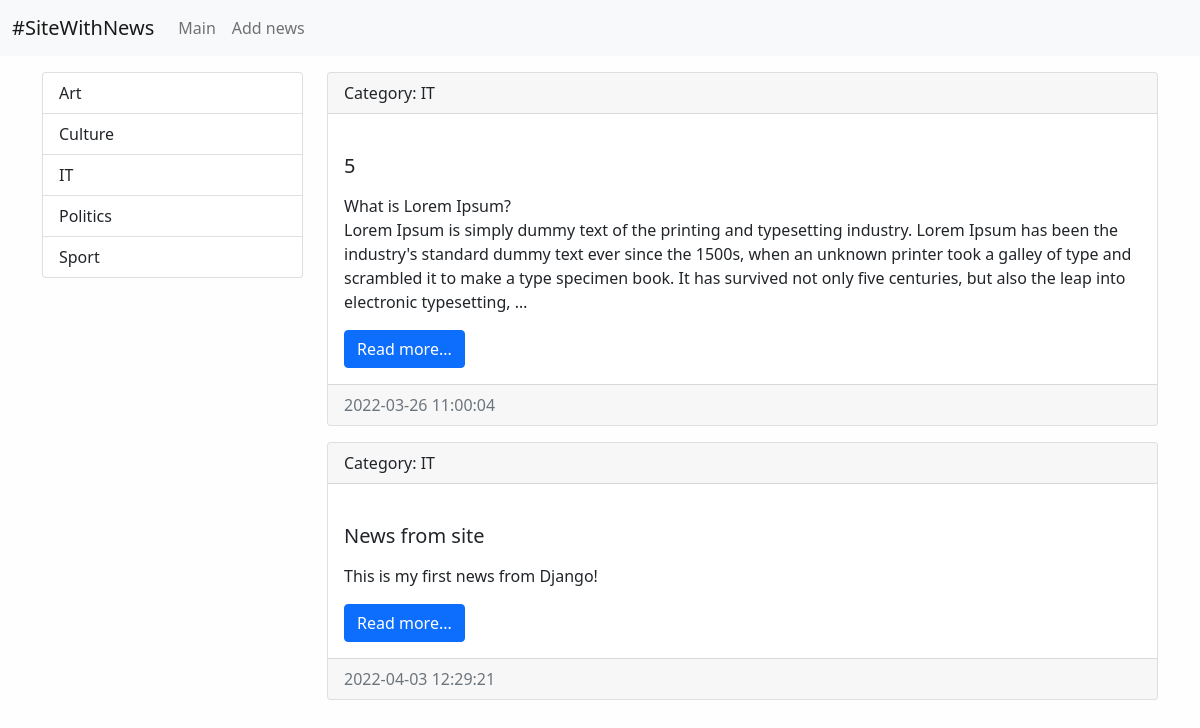
/category/5/, run on an earlier commit of the app's database.
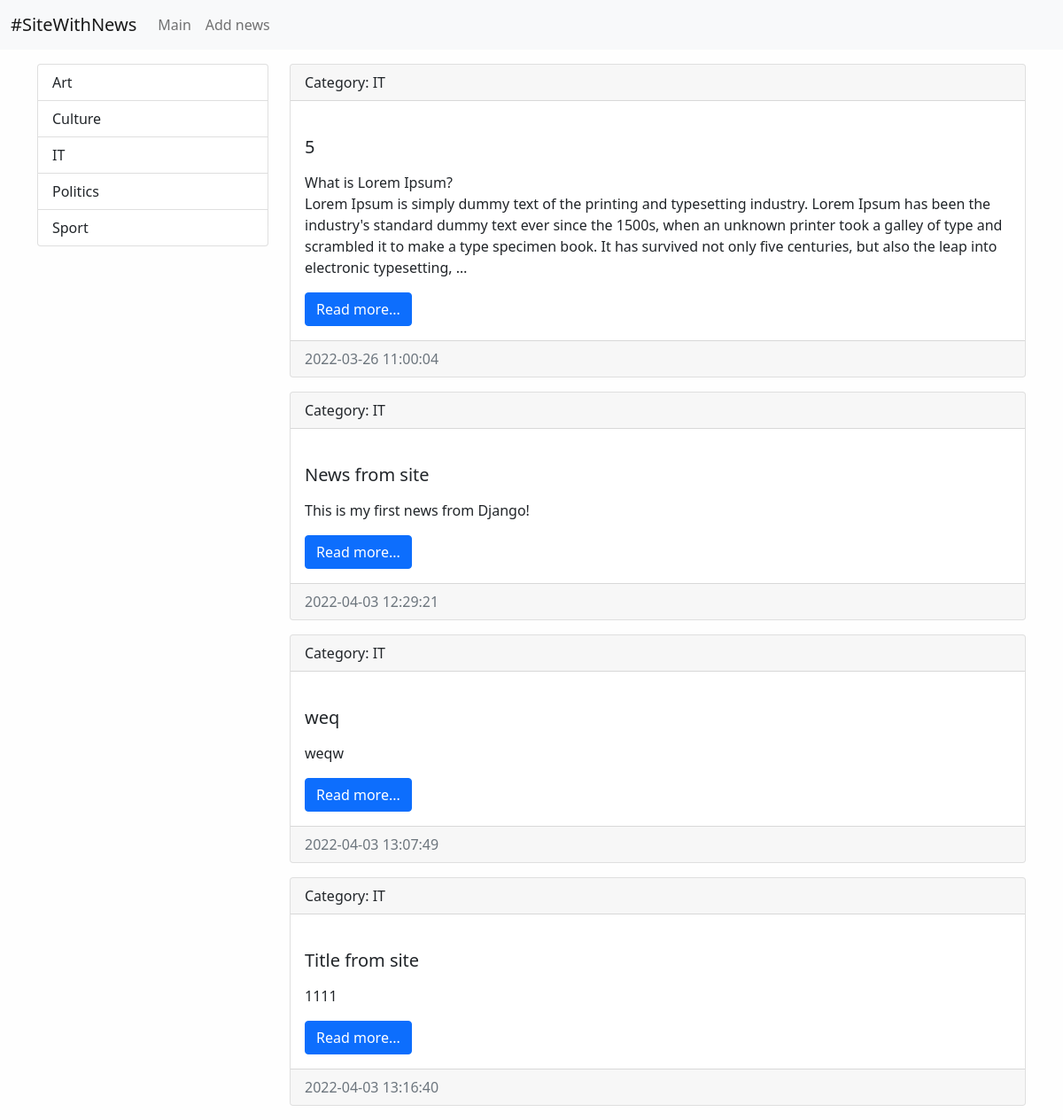
And on a later commit of the database.
### news/models.py (models this page shows, shortened)
class Category(models.Model):
    title = models.CharField(max_length=40, db_index=True, verbose_name="Name of category")
    def get_absolute_url(self):
        return reverse('category', kwargs={"category_id": self.pk})
    def __str__(self):
        return self.title
    class Meta:
        verbose_name = "Category"
        verbose_name_plural = "Categories"
        ordering = ["title"]

class News(models.Model):
    title = models.CharField(max_length=150)
    content = models.TextField(blank=True)
    created_at = models.DateTimeField(auto_now_add=True, verbose_name='Create')
    updated_at = models.DateTimeField(auto_now=True, verbose_name='Update')
    photo = models.ImageField(upload_to='photos/%Y/%m/%d/', blank=True)
    is_published = models.BooleanField(default=True, verbose_name='Published')
    category = models.ForeignKey('Category', on_delete=models.PROTECT)
    def get_absolute_url(self):
        return reverse('view_news', kwargs={"news_id": self.pk})
    class Meta:
        verbose_name = 'My news'
        verbose_name_plural = 'News'
        ordering = ['created_at', 'title']

### news/views.py (the view)
# urls.py: path('category/<int:category_id>/', get_category, name='category'),
def get_category(request, category_id):
    news = News.objects.filter(category_id=category_id)
    category = Category.objects.get(pk=category_id)
    context = {
        'news': news,
        'category': category
    }
    return render(request, template_name='news/category.html', context=context)

### news/templatetags/news_tags.py (called while the page is built)
@register.simple_tag(name='get_list_categories')
def get_categories():
    return Category.objects.all()

@register.inclusion_tag('news/list_categories.html')
def show_categories():
    categories = get_categories()
    return {"categories": categories}

### news/templates/news/category.html (shortened to what this page needs)
{% extends 'base.html' %}
{% block sidebar %}
    {% include 'inc/_sidebar.html' %}
{% endblock %}
{% block content %}
    {% for item in news %}
        <div class="card mb-3">
            <div class="card-header">
                Category: {{ item.category }}
            </div>
            <div class="card-body">
                <div class="media">
                    <div class="media-body">
                        <h5 class="card-title">{{ item.title }}</h5>
                        <p class="card-text">{{ item.content|linebreaks|truncatewords:60 }}</p>
                        <a href="{{ item.get_absolute_url }}" class="btn btn-primary">Read more...</a>
                    </div>
                </div>
            </div>
            <div class="card-footer text-muted">
                {{ item.created_at|date:"Y-m-d H:i:s" }}
            </div>
        </div>
    {% endfor %}
{% endblock %}

### templates/base.html (shortened to what this page needs)
{% load static %}
<!doctype html>
<html lang="en">
  <head>
    <link rel="stylesheet" href="{% static 'bootstrap/css/bootstrap.min.css' %}">
    <link rel="stylesheet" href="{% static 'css/style.css' %}">
  </head>
  <body>
  {% include 'inc/_nav.html' %}
    <div class="container mt-3">
      <div class="row">
        <div class="col-md-3">
            {% block sidebar %}SIDEBAR{% endblock sidebar %}
        </div>
        <div class="col-md-9">
            {% block content %}CONTENT{% endblock content %}
        </div>
      </div>
  </div>

### templates/inc/_nav.html (shortened to what this page needs)
<nav class="navbar navbar-expand-lg navbar-light bg-light">
      <div class="container-fluid">
        <a class="navbar-brand" href="{% url 'home' %}">#SiteWithNews</a>
        <div class="collapse navbar-collapse" id="navbarSupportedContent">
          <ul class="navbar-nav me-auto mb-2 mb-lg-0">
            <li class="nav-item">
              <a class="nav-link" href="{% url 'home' %}">Main</a>
            </li>
            <li class="nav-item">
              <a class="nav-link" href="{% url 'add_news' %}">Add news</a>
            </li>
          </ul>
        </div>
      </div>
</nav>

### templates/inc/_sidebar.html (shortened to what this page needs)
{% load news_tags %}
{% show_categories  %}

### news/templates/news/list_categories.html
{% load news_tags %}
<div class="list-group">
    {% for item in categories %}
        <a href="{{ item.get_absolute_url }}" class="list-group-item list-group-item-action">{{ item.title }}</a>
    {% endfor%}
</div>

### testsite/static/css/style.css (style rules this page uses)
body { background-color: #fefefe; }

What changed in the data, as far as the page shows it:
added News: category "IT", title "weq", content "weqw", created_at "2022-04-03 13:07:49"
added News: category "IT", title "Title from site", content "1111", created_at "2022-04-03 13:16:40"
